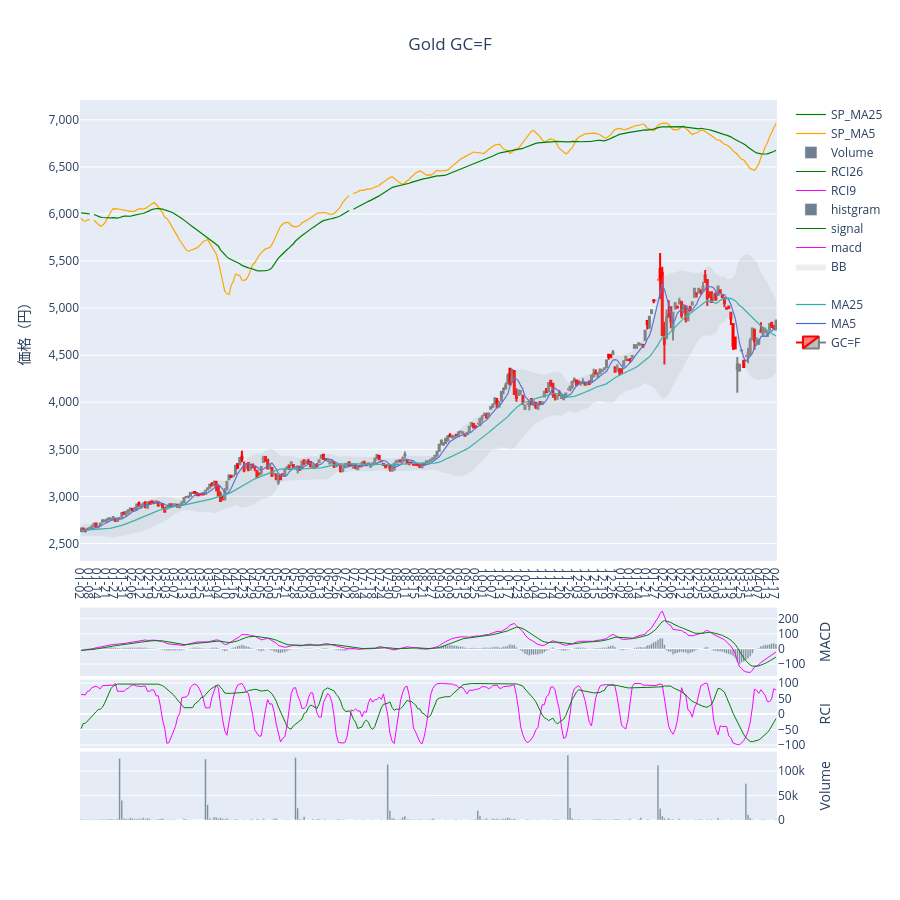

Source (notebook cell):
### Code cell
start = dt.datetime(2025, 1, 1)
end = dt.datetime.now().strftime("%Y-%m-%d")
df_sp_tmp = df_sp.copy()

# S&P500
if "date" not in df_sp_tmp.columns:
    df_sp_tmp = df_sp_tmp.reset_index()

df_sp_tmp["date"] = pd.to_datetime(df_sp_tmp["date"])
df_sp_tmp = df_sp_tmp.set_index("date")
df_sp_tmp = df_sp_tmp.loc[start:end]

# 金価格
df = df_gold.copy()
df["date"] = pd.to_datetime(df["date"])
df = df.set_index("date")
df = df.loc[start:end]

# インデックスを揃えて結合
df["MA5_SP"] = df_sp_tmp["ma5"].reindex(df.index)
df["MA25_SP"] = df_sp_tmp["ma25"].reindex(df.index)

show_plot = ShowPlot()
fig = show_plot.create_basic_chart(
    df=df.reset_index(),  # create_basic_chartはdate列を使うため
    code="GC=F",
    name="Gold",
    start=start.strftime("%Y-%m-%d"),
    end=end
)
fig.add_trace(
    go.Scatter(
        x=df.index,
        y=df["MA5_SP"],
        name="SP_MA5",
        line={"color": "orange", "width": 1.2},
        yaxis="y1"
    )
)
fig.add_trace(
    go.Scatter(
        x=df.index,
        y=df["MA25_SP"],
        name="SP_MA25",
        line={"color": "green", "width": 1.2},
        yaxis="y1"
    )
)
fig.show()

### Figure 1 — Plotly figure (JSON) as saved in the notebook; plotly's stock layout.template omitted (floating-point values rounded to 4 significant figures; data arrays with more than 128 entries replaced by an {"elided": "..."} marker saying what was removed)
{"data": [{"close": {"elided": "325 float values"}, "decreasing": {"line": {"color": "gray"}}, "high": {"elided": "325 float values"}, "increasing": {"line": {"color": "red"}}, "low": {"elided": "325 float values"}, "name": "GC=F", "open": {"elided": "325 float values"}, "type": "candlestick", "x": {"elided": "325 str values"}, "yaxis": "y"}, {"line": {"color": "royalblue", "width": 1.2}, "name": "MA5", "type": "scatter", "x": {"elided": "325 str values"}, "y": {"elided": "325 float values"}, "yaxis": "y"}, {"line": {"color": "lightseagreen", "width": 1.2}, "name": "MA25", "type": "scatter", "x": {"elided": "325 str values"}, "y": {"elided": "325 float values"}, "yaxis": "y"}, {"line": {"color": "lavender", "width": 0}, "name": "", "type": "scatter", "x": {"elided": "325 str values"}, "y": {"elided": "325 float values"}, "yaxis": "y"}, {"fill": "tonexty", "fillcolor": "rgba(170,170,170,.2)", "line": {"color": "lavender", "width": 0}, "name": "BB", "type": "scatter", "x": {"elided": "325 str values"}, "y": {"elided": "325 float values"}, "yaxis": "y"}, {"line": {"color": "magenta", "width": 1}, "name": "macd", "type": "scatter", "x": {"elided": "325 str values"}, "y": {"elided": "325 float values"}, "yaxis": "y3"}, {"line": {"color": "green", "width": 1}, "name": "signal", "type": "scatter", "x": {"elided": "325 str values"}, "y": {"elided": "325 float values"}, "yaxis": "y3"}, {"marker": {"color": "slategray"}, "name": "histgram", "type": "bar", "x": {"elided": "325 str values"}, "y": {"elided": "325 float values"}, "yaxis": "y3"}, {"line": {"color": "magenta", "width": 1}, "name": "RCI9", "type": "scatter", "x": {"elided": "325 str values"}, "y": {"elided": "325 float values"}, "yaxis": "y4"}, {"line": {"color": "green", "width": 1}, "name": "RCI26", "type": "scatter", "x": {"elided": "325 str values"}, "y": {"elided": "325 float values"}, "yaxis": "y4"}, {"marker": {"color": "slategray"}, "name": "Volume", "type": "bar", "x": {"elided": "325 str values"}, "y": {"elided": "325 int values"}, "yaxis": "y5"}, {"line": {"color": "orange", "width": 1.2}, "name": "SP_MA5", "type": "scatter", "x": {"elided": "325 str values"}, "y": {"elided": "325 float values"}, "yaxis": "y"}, {"line": {"color": "green", "width": 1.2}, "name": "SP_MA25", "type": "scatter", "x": {"elided": "325 str values"}, "y": {"elided": "325 float values"}, "yaxis": "y"}], "layout": {"height": 900, "plot_bgcolor": "light blue", "title": {"text": "Gold GC=F", "x": 0.5}, "xaxis": {"rangeslider": {"visible": false}, "ticktext": ["01-02", "01-08", "01-14", "01-21", "01-27", "01-31", "02-06", "02-12", "02-19", "02-25", "03-03", "03-07", "03-13", "03-19", "03-25", "03-31", "04-04", "04-10", "04-16", "04-23", "04-29", "05-05", "05-09", "05-15", "05-21", "05-28", "06-03", "06-09", "06-13", "06-20", "06-26", "07-02", "07-08", "07-14", "07-18", "07-24", "07-30", "08-05", "08-11", "08-15", "08-21", "08-27", "09-03", "09-09", "09-15", "09-19", "09-25", "10-01", "10-07", "10-13", "10-17", "10-23", "10-29", "11-04", "11-10", "11-14", "11-20", "11-26", "12-03", "12-09", "12-15", "12-19", "12-26", "01-02", "01-08", "01-14", "01-21", "01-27", "02-02", "02-06", "02-12", "02-19", "02-25", "03-03", "03-09", "03-13", "03-19", "03-25", "03-31", "04-07", "04-13", "04-17"], "tickvals": ["2025-01-02T00:00:00.000000", "2025-01-08T00:00:00.000000", "2025-01-14T00:00:00.000000", "2025-01-21T00:00:00.000000", "2025-01-27T00:00:00.000000", "2025-01-31T00:00:00.000000", "2025-02-06T00:00:00.000000", "2025-02-12T00:00:00.000000", "2025-02-19T00:00:00.000000", "2025-02-25T00:00:00.000000", "2025-03-03T00:00:00.000000", "2025-03-07T00:00:00.000000", "2025-03-13T00:00:00.000000", "2025-03-19T00:00:00.000000", "2025-03-25T00:00:00.000000", "2025-03-31T00:00:00.000000", "2025-04-04T00:00:00.000000", "2025-04-10T00:00:00.000000", "2025-04-16T00:00:00.000000", "2025-04-23T00:00:00.000000", "2025-04-29T00:00:00.000000", "2025-05-05T00:00:00.000000", "2025-05-09T00:00:00.000000", "2025-05-15T00:00:00.000000", "2025-05-21T00:00:00.000000", "2025-05-28T00:00:00.000000", "2025-06-03T00:00:00.000000", "2025-06-09T00:00:00.000000", "2025-06-13T00:00:00.000000", "2025-06-20T00:00:00.000000", "2025-06-26T00:00:00.000000", "2025-07-02T00:00:00.000000", "2025-07-08T00:00:00.000000", "2025-07-14T00:00:00.000000", "2025-07-18T00:00:00.000000", "2025-07-24T00:00:00.000000", "2025-07-30T00:00:00.000000", "2025-08-05T00:00:00.000000", "2025-08-11T00:00:00.000000", "2025-08-15T00:00:00.000000", "2025-08-21T00:00:00.000000", "2025-08-27T00:00:00.000000", "2025-09-03T00:00:00.000000", "2025-09-09T00:00:00.000000", "2025-09-15T00:00:00.000000", "2025-09-19T00:00:00.000000", "2025-09-25T00:00:00.000000", "2025-10-01T00:00:00.000000", "2025-10-07T00:00:00.000000", "2025-10-13T00:00:00.000000", "2025-10-17T00:00:00.000000", "2025-10-23T00:00:00.000000", "2025-10-29T00:00:00.000000", "2025-11-04T00:00:00.000000", "2025-11-10T00:00:00.000000", "2025-11-14T00:00:00.000000", "2025-11-20T00:00:00.000000", "2025-11-26T00:00:00.000000", "2025-12-03T00:00:00.000000", "2025-12-09T00:00:00.000000", "2025-12-15T00:00:00.000000", "2025-12-19T00:00:00.000000", "2025-12-26T00:00:00.000000", "2026-01-02T00:00:00.000000", "2026-01-08T00:00:00.000000", "2026-01-14T00:00:00.000000", "2026-01-21T00:00:00.000000", "2026-01-27T00:00:00.000000", "2026-02-02T00:00:00.000000", "2026-02-06T00:00:00.000000", "2026-02-12T00:00:00.000000", "2026-02-19T00:00:00.000000", "2026-02-25T00:00:00.000000", "2026-03-03T00:00:00.000000", "2026-03-09T00:00:00.000000", "2026-03-13T00:00:00.000000", "2026-03-19T00:00:00.000000", "2026-03-25T00:00:00.000000", "2026-03-31T00:00:00.000000", "2026-04-07T00:00:00.000000", "2026-04-13T00:00:00.000000", "2026-04-17T00:00:00.000000"], "type": "category"}, "yaxis": {"domain": [0.36, 1], "side": "left", "tickformat": ",", "title": {"text": "価格（円）"}}, "yaxis2": {"domain": [0.3, 0.36]}, "yaxis3": {"domain": [0.2, 0.295], "side": "right", "title": {"text": "MACD"}}, "yaxis4": {"domain": [0.1, 0.195], "side": "right", "title": {"text": "RCI"}}, "yaxis5": {"domain": [0, 0.095], "side": "right", "title": {"text": "Volume"}}}}
